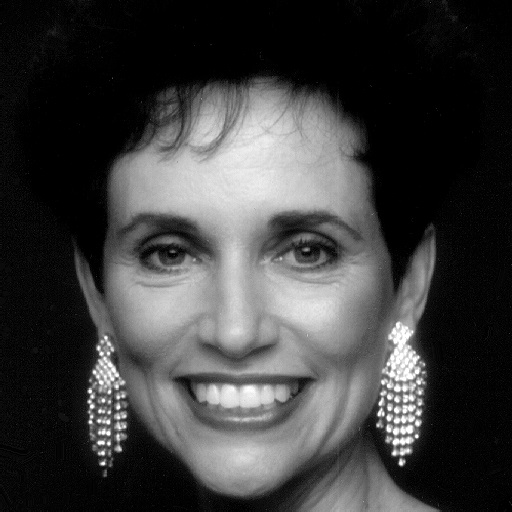
#> input picture HW2/woman.jpg, 512 x 512 px
$ python Q3.py
#> lines starting #> are read from the running program, lines starting #| are printed output that depends on the picture
# -*- coding: utf-8 -*-
"""
Created on Wed Dec  2 15:40:07 2020

@author: toml
"""

import numpy as np
import cv2 as cv
from matplotlib import pyplot as plt
from numpy.fft import fft2, ifft2,fftshift


woman = cv.imread('woman.jpg', cv.IMREAD_GRAYSCALE)
#> woman is the input picture: shape (512, 512); min 0, max 255, mean 62.3
rect = cv.imread('rectangle.jpg', cv.IMREAD_GRAYSCALE)
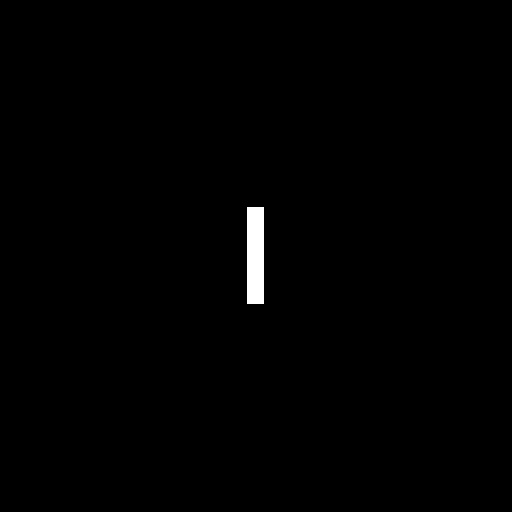
#> input picture HW2/rectangle.jpg, 512 x 512 px
#> rect is the input picture: shape (512, 512); min 0, max 255, mean 1.6

plt.imshow(np.hstack((woman,rect)), cmap='gray')
plt.xticks([]), plt.yticks([])

wo_f = fftshift(fft2(woman))
re_f = fftshift(fft2(rect))

plt.imshow(20*np.log10(np.hstack( ( abs(wo_f), abs(re_f) ) ) ), cmap='gray')
plt.xticks([]), plt.yticks([])

plt.imshow(np.hstack( ( np.angle(wo_f), np.angle(re_f) ) ) , cmap='gray')
plt.xticks([]), plt.yticks([])

combined = abs(re_f) * np.exp(1j * np.angle(wo_f))

combined_img = abs(ifft2(combined))
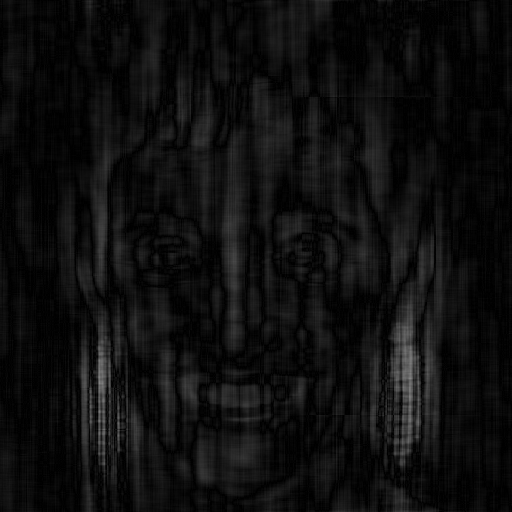
#> combined_img: shape (512, 512) float64; min 1.41e-05, max 133.9, mean 14.8

# plt.imshow(np.hstack( ( woman, combined_img ) ) , cmap='gray')
plt.imshow(combined_img, cmap='gray')
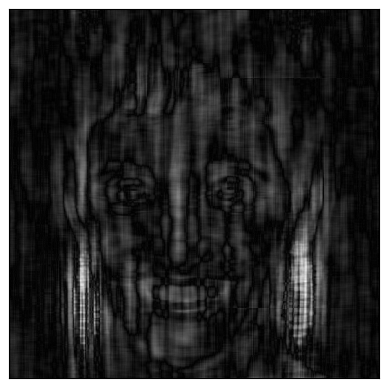
#> figure drawn by matplotlib, 1 panel
